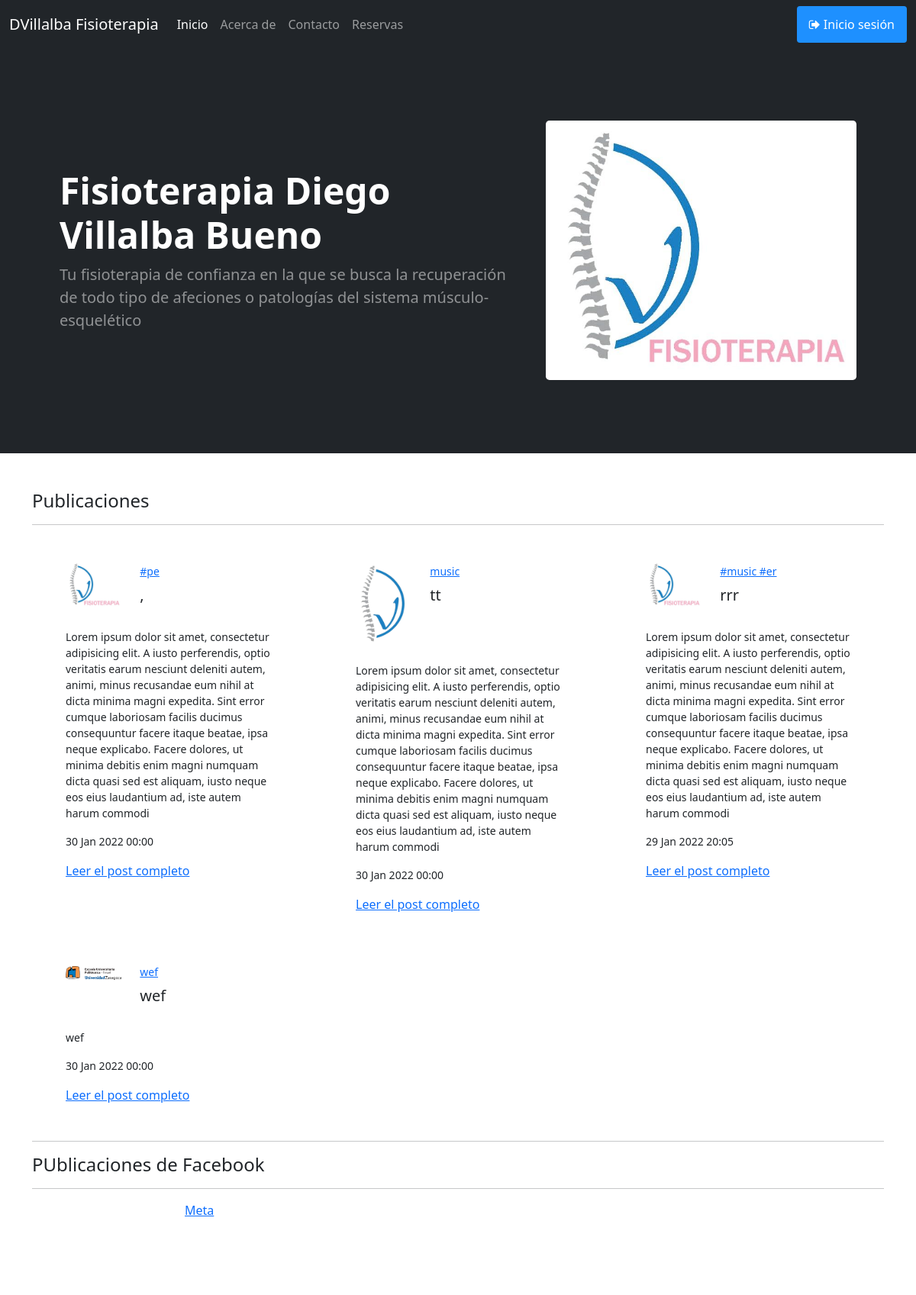
Page /catalog/ (upper part) on the earlier database version.
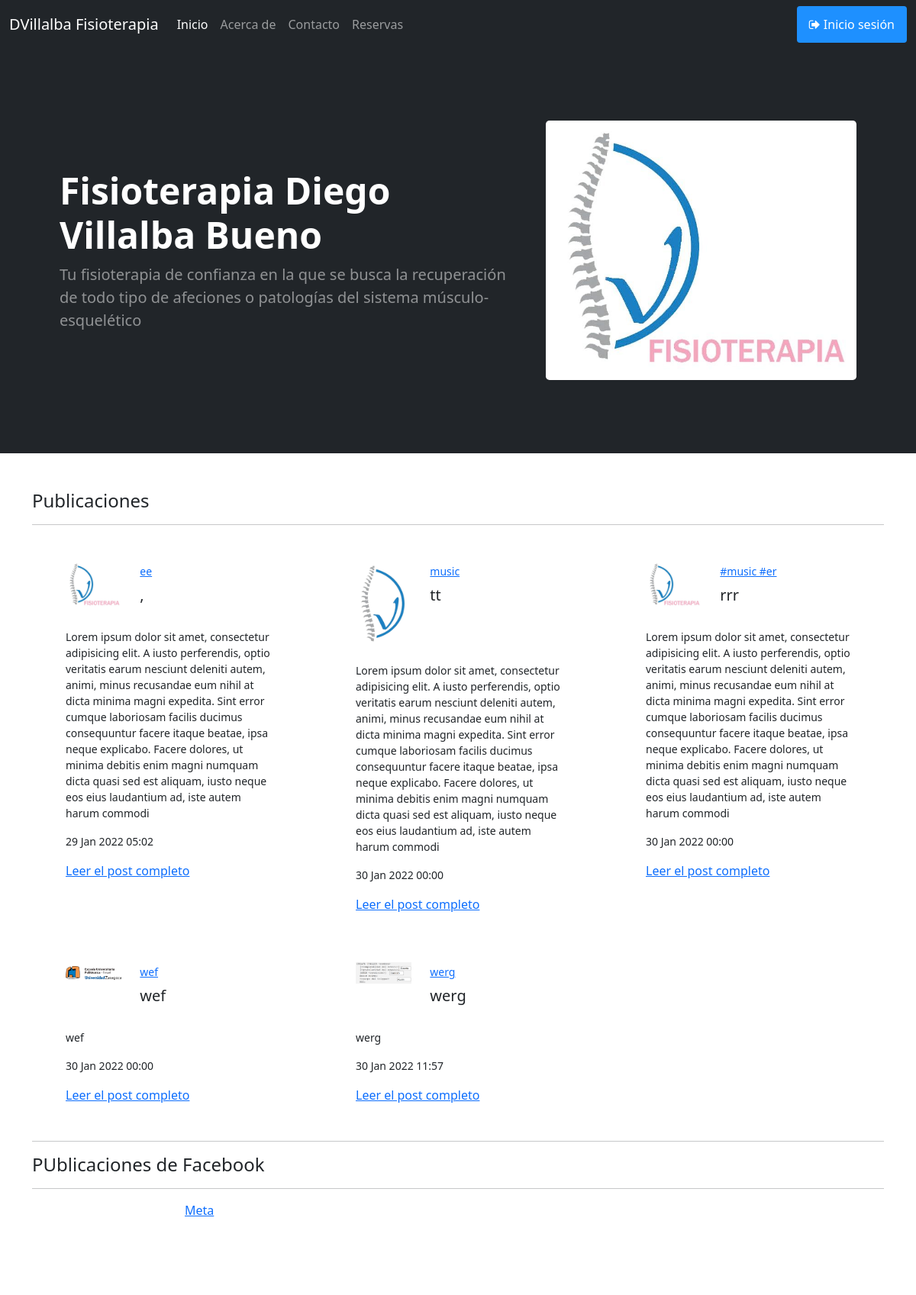
Same page on the later database version.
### catalog/models.py (models this page shows)
class Publication(models.Model):
    id = models.AutoField(primary_key=True)
    hashtags = models.CharField(max_length=50, help_text='Hashtags')
    title = models.CharField(max_length=20, help_text='Nombre')
    image = models.ImageField(max_length=100)
    description = models.CharField(max_length=500, help_text='Description')
    content = models.CharField(max_length=2000, help_text='content')
    references = models.CharField(max_length=2000, help_text='References')
    date = models.DateTimeField(auto_now_add=False)

### catalog/views.py (the view)
# urls.py: path('', views.index, name='index'),
def index(request):
    esEditor = False
    if request.user.groups.filter(name__in=['Editor']):
        esEditor = True
    context = {
        'Inicio' : True,
        'showLoginLogout': True,
        'publications': getPublications(),
        'EditarPublicaciones': esEditor,
    }
    return render(request, 'index.html', context=context)

### catalog/views.py (called while the page is built)
def getPublications():
    publicationsBD = Publication.objects.filter().values()
    publications = []
    locale.setlocale(locale.LC_ALL, '')
    for publication in publicationsBD:
        publications.append((
            publication['hashtags'],
            publication['title'],
            publication['image'],
            publication['description'],
            publication['date'].strftime("%d %b %Y %H:%M"),
            publication['id']
        ))
    return publications

### catalog/templates/index.html (shortened to what this page needs)
{% extends "base_generic.html" %}
{% load static %}
{% block content %}
<header class="bg-dark py-5" style="margin-top:-10px;">
  <div class="container px-5">
      <div class="row gx-5 align-items-center justify-content-center">
          <div class="col-lg-8 col-xl-7 col-xxl-6">
              <div class="my-5 text-center text-xl-start">
                  <h1 class="display-5 fw-bolder text-white mb-2">Fisioterapia Diego Villalba Bueno</h1>
                  <p class="lead fw-normal text-white-50 mb-4">Tu fisioterapia de confianza en la que se busca la recuperación de todo tipo de afeciones o patologías del sistema músculo-esquelético</p>
              </div>
          </div>
          <div class="col-xl-5 col-xxl-6 d-none d-xl-block text-center"><img class="img-fluid rounded-3 my-5" src="{% static 'img/logoFinal.jpg' %}" alt="..."></div>
      </div>
  </div>
</header>
<div id="features">
  <div class="container">
    <br><br>
    <h4> Publicaciones</h4>
    <hr>
    <div class="row">
      {% for publication in publications %}
      <div class="col-lg-4 col-md-4 col-sm-12">
        <div class="row bg-white m-2 p-4">
          <div class="col-lg-4 col-md-4 col-sm-4">
            <img src="{{ MEDIA_URL }}{{ publication.2 }}" alt="" class="w-100">
          </div>
          <div class="col-lg-8 col-md-8 col-sm-8">
            <a href="" class="small text-main pt-2">{{ publication.0 }}</a>
            <h5 class="pt-2">{{ publication.1 }}</h5>
          </div>
          <p class="pt-4 small">{{ publication.3 }}</p>
          <p class="small">{{ publication.4 }}</p>
          <a href="{% url 'publicationDetails' publication.5 %}">Leer el post completo</a>
        </div>
      </div>
      {% endfor %}
    </div>
    <hr>
    <h4> PUblicaciones de Facebook</h4>
    <hr>
    <div class="fb-page fb-placement" data-href="https://www.facebook.com/facebook" data-tabs="timeline" data-width="" data-height=""
      data-small-header="false" data-adapt-container-width="true" data-hide-cover="false" data-show-facepile="true">
      <blockquote cite="https://www.facebook.com/facebook" class="fb-xfbml-parse-ignore"><a
        href="https://www.facebook.com/facebook">Meta</a></blockquote>
    </div>
  <br><br><br><br><br>
</div>
</div>
{% endblock %}

Differences in the rows shown:
added Publication: image (picture), hashtags "werg", title "werg", description "werg"
Other differences:
new list line: "ee Lorem ipsum dolor sit amet, consectetur adipisicing elit. A iusto perferendis, optio veritatis earum nesciunt deleniti autem, animi, minus recusandae eum nihil at dicta minima magni expedita. Sint error cumque laboriosam facilis ducimus consequuntur facere itaque beatae, ipsa neque explicabo. Facere dolores, ut minima debitis enim magni numquam dicta quasi sed est aliquam, iusto neque eos eius laudantium ad, iste autem harum commodi"
new list line: ", 29 Jan 2022 05:02 Leer el post completo"
new list line: "#music #er rrr Lorem ipsum dolor sit amet, consectetur adipisicing elit. A iusto perferendis, optio veritatis earum nesciunt deleniti autem, animi, minus recusandae eum nihil at dicta minima magni expedita. Sint error cumque laboriosam facilis ducimus consequuntur facere itaque beatae, ipsa neque explicabo. Facere dolores, ut minima debitis enim magni numquam dicta quasi sed est aliquam, iusto neque eos eius laudantium ad, iste autem harum commodi"
new list line: "30 Jan 2022 00:00 Leer el post completo"
new list line: "30 Jan 2022 11:57 Leer el post completo"
list line gone: "#pe Lorem ipsum dolor sit amet, consectetur adipisicing elit. A iusto perferendis, optio veritatis earum nesciunt deleniti autem, animi, minus recusandae eum nihil at dicta minima magni expedita. Sint error cumque laboriosam facilis ducimus consequuntur facere itaque beatae, ipsa neque explicabo. Facere dolores, ut minima debitis enim magni numquam dicta quasi sed est aliquam, iusto neque eos eius laudantium ad, iste autem harum commodi"
list line gone: ", 30 Jan 2022 00:00 Leer el post completo"
list line gone: "#music #er rrr Lorem ipsum dolor sit amet, consectetur adipisicing elit. A iusto perferendis, optio veritatis earum nesciunt deleniti autem, animi, minus recusandae eum nihil at dicta minima magni expedita. Sint error cumque laboriosam facilis ducimus consequuntur facere itaque beatae, ipsa neque explicabo. Facere dolores, ut minima debitis enim magni numquam dicta quasi sed est aliquam, iusto neque eos eius laudantium ad, iste autem harum commodi"
list line gone: "29 Jan 2022 20:05 Leer el post completo"
